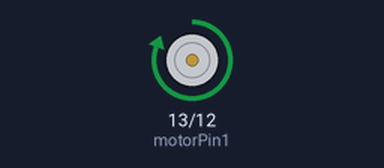
A sketch run on a simulated Arduino Uno, built with avr-gcc and run on an emulated ATmega328P. Parts: motor-driver pin pairs drawn as motors (green arrow = first pin HIGH = forward, orange = second pin HIGH = backward, longer = more drive, scaled by the enable pin).

Above: at 0.1 s.
At 9.1 s:
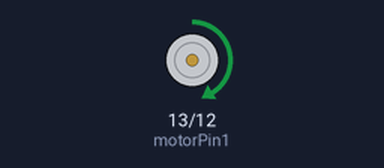
At 19.1 s:
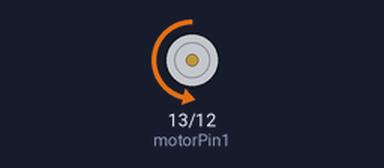
At 39.1 s:
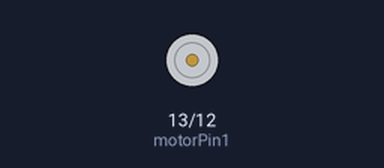
Timing chart, 0 to 40.0 s (numbered marks = the images above):
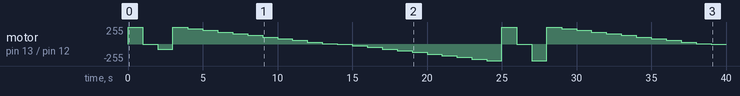

The sketch:

motors_and_h_bridge.ino
```cpp
int motorPin1 = 13;
int motorPin2 = 12;
int motorSpeed = 6;
int varSpeed = 255;
void setup() {
  pinMode(motorPin1, OUTPUT);
  pinMode(motorPin2, OUTPUT);
  pinMode(motorSpeed, OUTPUT);
}

void loop() {
 digitalWrite(motorPin1, HIGH);
 digitalWrite(motorPin2, LOW);
 analogWrite(motorSpeed, 255);
 delay(1000);
 digitalWrite(motorPin1, LOW);
 digitalWrite(motorPin2, LOW);
 delay(1000);
 digitalWrite(motorPin1, LOW);
 digitalWrite(motorPin2, HIGH);
 analogWrite(motorSpeed, 80);
 delay(1000);

 for(int i=10;i >=0;i--){
 digitalWrite(motorPin1, HIGH);
 digitalWrite(motorPin2, LOW);
 analogWrite(motorSpeed, varSpeed);
 varSpeed = varSpeed - 25;
 delay(1000);
 }
 varSpeed = 0;

 for(int i=0;i<=10;i++){
 digitalWrite(motorPin1, LOW);
 digitalWrite(motorPin2, HIGH);
 analogWrite(motorSpeed, varSpeed);
 varSpeed = varSpeed + 25;
 delay(1000);
 }
 varSpeed = 255;
}
```

Measured:
- by itself, motor on pin 13 (motorPin1) / pin 12 (motorPin2): stopped → forward 255/255 at 0.00 s, → stopped 1.0 s later, → backward 80/255 1.0 s later, → forward 255/255 1.0 s later, … (40 changes in this stretch)
